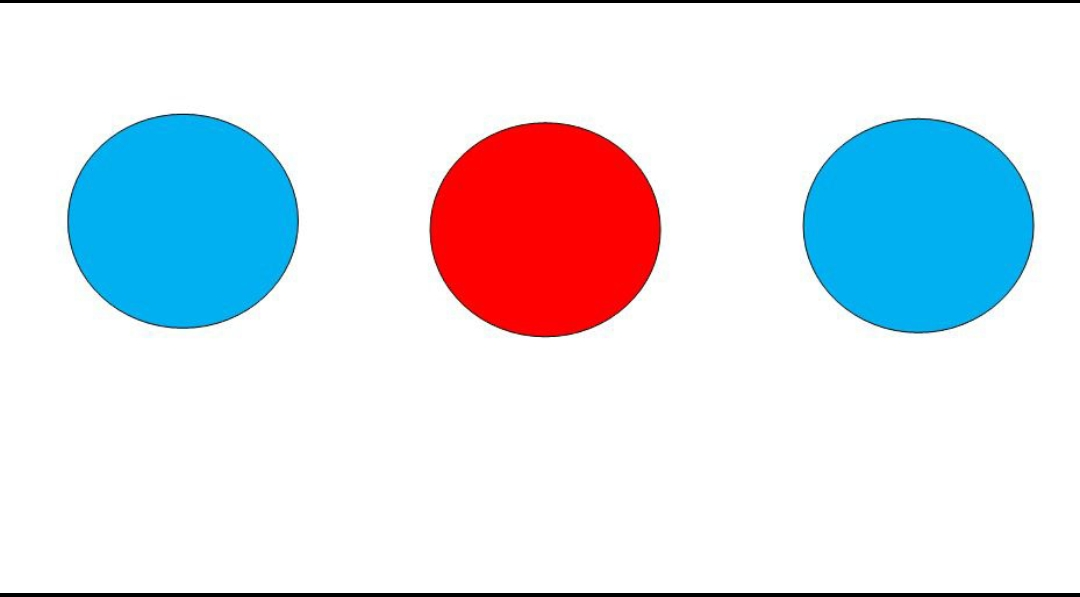
#> input picture test1.jpg, 1080 x 597 px
$ python main.py
#> lines starting #> are read from the running program, lines starting #| are printed output that depends on the picture; after the words box and inside, x2 and y2 are one past the last pixel; in counts of white or black regions, pixels touching at a corner belong together
import cv2
import numpy as np

# reading and resizing the image
img = cv2.imread("test1.jpg")
#> img is the input picture: shape (597, 1080, 3); mean B, G, R 234.2, 226.6, 220.8
img = cv2.resize(img,(400,400))
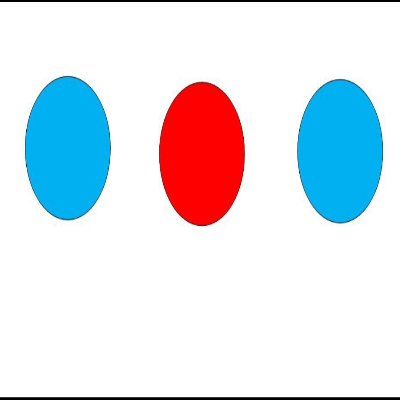
#> img: shape (400, 400, 3); mean B, G, R 234.2, 226.5, 220.8

# converting the image to grayscale and then to binary
gray=cv2.cvtColor(img,cv2.COLOR_BGR2GRAY)
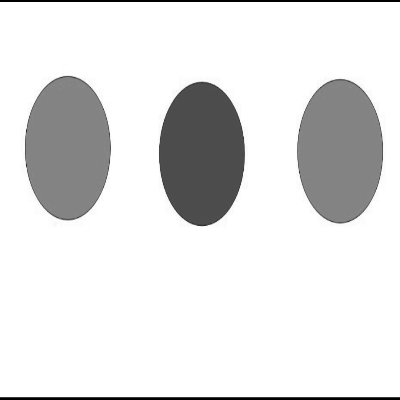
#> gray: shape (400, 400); min 0, max 255, mean 225.7
ret, binary = cv2.threshold(gray,0,255,cv2.THRESH_BINARY+cv2.THRESH_OTSU)
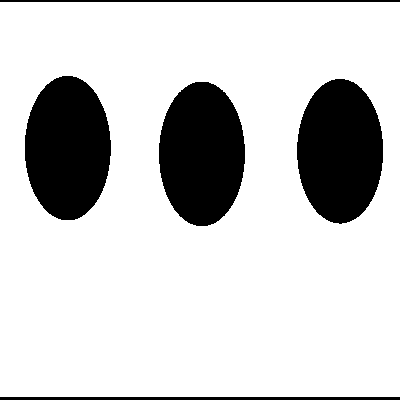
#> binary: shape (400, 400); 80.5% white; 5 black regions
#> ret = 180
# Finding Contours
contours, hierarchy = cv2.findContours(binary, mode=cv2.RETR_TREE,method=cv2.CHAIN_APPROX_SIMPLE)
#> contours = 4 contours; box (x1, y1, x2, y2) and area: (0, 2, 400, 397) 157206, (296, 78, 384, 225) 9916, (158, 81, 246, 227) 9916, (24, 75, 112, 221) 9911


image_copy=img.copy()
image_copy= cv2.drawContours(image_copy,contours,-1,(0,255,0),thickness=3,lineType=cv2.LINE_AA)
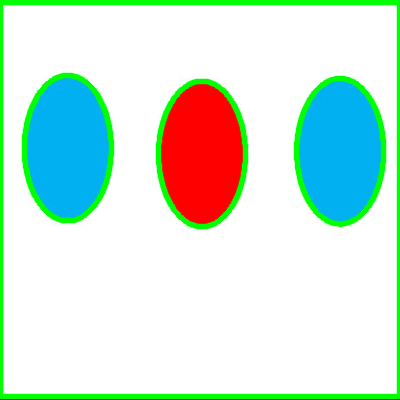
#> image_copy: shape (400, 400, 3); 10.31% of pixels changed, all inside (x1, y1, x2, y2) = (0, 0, 400, 400)

mark=0
j=0
# storing the contours center in xcoord(for X-axis) and ycoord(for Y-axis)
xcoord=[0,0,0,0]
ycoord=[0,0,0,0]

# Finding contour center
for c in contours:

    M = cv2.moments(c)

    cx=int(M["m10"]/M["m00"]) if M["m00"] !=0 else 0
    cy=int(M["m01"]/M["m00"]) if M["m00"] !=0 else 0

    if mark==0:
        xcoord[j]=cx
        ycoord[j]=cy
        j=j+1
        mark=1
    elif mark==1:
        xcoord[j]=cx
        ycoord[j]=cy
        j=j+1
        mark=2
    elif mark==2:
        xcoord[j]=cx
        ycoord[j]=cy
        j=j+1
        mark=3
    elif mark==3:
        xcoord[j]=cx
        ycoord[j]=cy
        j=j+1
        mark=4

    # circling the center
    cv2.circle(image_copy,(cx,cy),5,(0,255,0),-1)
#> this loop made 4 passes
#> (c, cx, cy) on pass 1: ([[0, 2], [0, 396], [399, 396], [399, 2]], 199, 199)
#> (cx, cy) on passes 2 to 4: (201, 153), (339, 150), (67, 147)
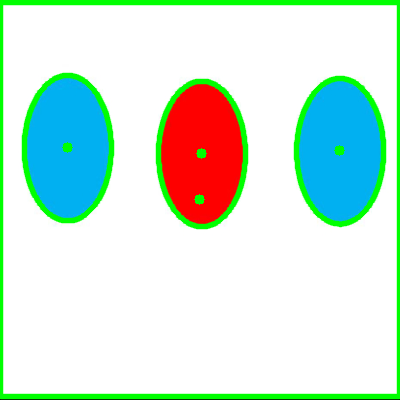
#> image_copy: shape (400, 400, 3); 0.2% of pixels changed, all inside (x1, y1, x2, y2) = (62, 142, 345, 205)
#> after the loop, j = 4; mark = 4; xcoord = [199, 201, 339, 67]; ycoord = [199, 153, 150, 147]


# converting the original image into hsv so that we can distinguish the color using the following color range
new_image=cv2.cvtColor(img,cv2.COLOR_BGR2HSV)
#> new_image: shape (400, 400, 3); mean H, S, V 15.2, 45.8, 249.2

# HSV color range for Blue
lower_blue = np.array([39,158, 0])
upper_blue = np.array([136,255,255])
# HSV color range for Red
lower_red = np.array([0,100,100])
upper_red = np.array([15,255,255])

# function for checking blue color is present or not on (c,d) coordinates using the above color ranges
def check_blue(c,d):
    value=tuple(new_image[c][d])

    if all(lower<=i<=upper for i,lower,upper in zip(value,lower_blue,upper_blue)):
          return True

# function for checking red color is present or not on (c,d) coordinates using the above color ranges
def check_red(c,d):
    value=tuple(new_image[c][d])

    if all(lower<=i<=upper for i,lower,upper in zip(value,lower_red,upper_red)):
          return True


# new arrays to store sorted coordinates
newxcoord=[0,0,0,0]
newycoord=[0,0,0,0]

#arranging  X-coordinate in accending order
i=0
for s in range(400):
    for l in range(4):
        if xcoord[l]==s:
            newxcoord[i]=s
            i=i+1

z=0
for s in range(4):
    for l in range(4):
        if newxcoord[s]==xcoord[l] and z<4:
            f=xcoord.index(newxcoord[s])
            newycoord[z]=ycoord[f]
            xcoord[l]=0
            z=z+1
#> after the loop, f = 2; newycoord = [147, 199, 153, 150]; xcoord = [0, 0, 0, 0]; z = 4

# In contour's center calculation we also get our main image box's center along with the ball center since the box has size of 400X400 so its senter is at (199,199) which we get every time but if any of the ball has center at this point the it will create problem but when this happen
# we get two (199,199) so we will make one (199,199) -> (0,0) hence only one (199,199) remains and in other cases it will become (0,0) every time ,to do this following for loop is created
for g in range(4):
    if newxcoord[g]==199 and newycoord[g]==199:
        newxcoord[g]=0
        newycoord[g]=0
        break
#> after the loop, newxcoord = [67, 0, 201, 339]; newycoord = [147, 0, 153, 150]

# Now the final newxcoord and newycoord have circle's center with(0,0)

# printing our colored ball using chec_blue and check_red function
for t in range(4):
    if newxcoord[t]!=0 and newycoord[t]!=0:
        if check_red(newycoord[t],newxcoord[t])==True:
            print("Red")
        elif check_blue(newycoord[t],newxcoord[t])==True:
            print("Blue")
#> this loop made 4 passes


cv2.imshow('contour',image_copy)
cv2.waitKey(0)
cv2.destroyAllWindows
